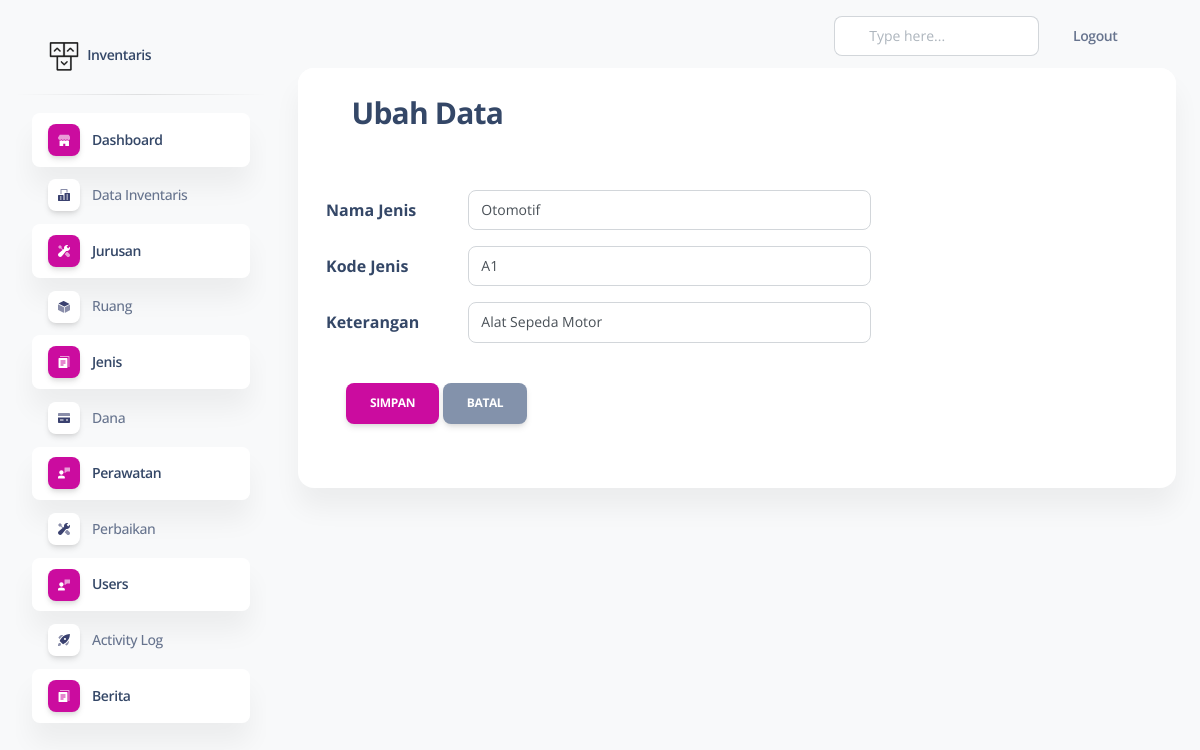
Screenshot of /includes/admin/index.php?page=edit-jen&kode=1 (signed in) with the database file from the repository.
### tables this page shows
CREATE TABLE `jenis` (
  `id_jenis` int(11) NOT NULL,
  `nama_jenis` varchar(100) NOT NULL,
  `kode_jenis` varchar(100) NOT NULL,
  `keterangan_jenis` varchar(100) NOT NULL
);

### includes/admin/jenis/edit_jen.php (the view, shortened to what this page needs)
<?php
    if(isset($_GET['kode'])){
        $sql_cek = "SELECT * FROM jenis WHERE id_jenis='".$_GET['kode']."'";
        $query_cek = mysqli_query($conn, $sql_cek);
        $data_cek = mysqli_fetch_array($query_cek,MYSQLI_BOTH);
    }
?>
<div class="card card-success">
    <div class="card-header">
        <h3 class="card-title">
            <i class="fa fa-edit"></i> Ubah Data</h3>
    </div>
    <form action="" method="POST" enctype="multipart/form-data">
        <div class="card-body">
            <div class="form-group row">
                <label class="col-sm-2 col-form-label">Nama Jenis</label>
                <div class="col-sm-6">
                    <input type="text" class="form-control"  name="nama_jenis" value="<?php echo $data_cek['nama_jenis']; ?>"
                    />
                </div>
            </div>
            <div class="form-group row">
                <label class="col-sm-2 col-form-label">Kode Jenis</label>
                <div class="col-sm-6">
                    <input type="text" class="form-control" name="kode_jenis" value="<?php echo $data_cek['kode_jenis']; ?>"
                    />
                </div>
            </div>
    <div class="form-group row">
                <label class="col-sm-2 col-form-label">Keterangan</label>
                <div class="col-sm-6">
                    <input type="text" class="form-control" name="keterangan_jenis" value="<?php echo $data_cek['keterangan_jenis']; ?>"
                    />
                </div>
            </div>
        <div class="card-footer">
                <a href="" data-bs-toggle="modal" data-bs-target="#exampleModal12">
             <button type="submit"  class="btn btn-primary" >Simpan</button>
            </a>
            <a href="?page=data-jen" title="Kembali" class="btn btn-secondary">Batal</a>
        </div>
    </form>
</div>

### rows the page displays
jenis: nama_jenis "Otomotif", kode_jenis "A1", keterangan_jenis "Alat Sepeda Motor"
